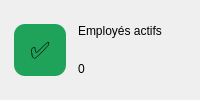
               <widget class="QFrame" name="carteActifs">
                <property name="carte" stdset="0">
                 <bool>true</bool>
                </property>
                <layout class="QHBoxLayout" name="dispositionActifs" stretch="0,1">
                 <property name="spacing">
                  <number>12</number>
                 </property>
                 <property name="leftMargin">
                  <number>14</number>
                 </property>
                 <property name="topMargin">
                  <number>12</number>
                 </property>
                 <property name="rightMargin">
                  <number>14</number>
                 </property>
                 <property name="bottomMargin">
                  <number>12</number>
                 </property>
                 <item>
                  <widget class="QLabel" name="pictoActifs">
                   <property name="minimumSize">
                    <size>
                     <width>52</width>
                     <height>52</height>
                    </size>
                   </property>
                   <property name="maximumSize">
                    <size>
                     <width>52</width>
                     <height>52</height>
                    </size>
                   </property>
                   <property name="styleSheet">
                    <string notr="true">background:#1fa35b;border-radius:11px;font-size:17pt;</string>
                   </property>
                   <property name="text">
                    <string>✅</string>
                   </property>
                   <property name="alignment">
                    <set>Qt::AlignCenter</set>
                   </property>
                  </widget>
                 </item>
                 <item>
                  <layout class="QVBoxLayout" name="textesActifs">
                   <property name="spacing">
                    <number>0</number>
                   </property>
                   <item>
                    <widget class="QLabel" name="libelleActifs">
                     <property name="texte" stdset="0">
                      <string notr="true">discret</string>
                     </property>
                     <property name="text">
                      <string>Employés actifs</string>
                     </property>
                    </widget>
                   </item>
                   <item>
                    <widget class="QLabel" name="kpiActifs">
                     <property name="texte" stdset="0">
                      <string notr="true">kpi</string>
                     </property>
                     <property name="text">
                      <string>0</string>
                     </property>
                    </widget>
                   </item>
                  </layout>
                 </item>
                </layout>
               </widget>
